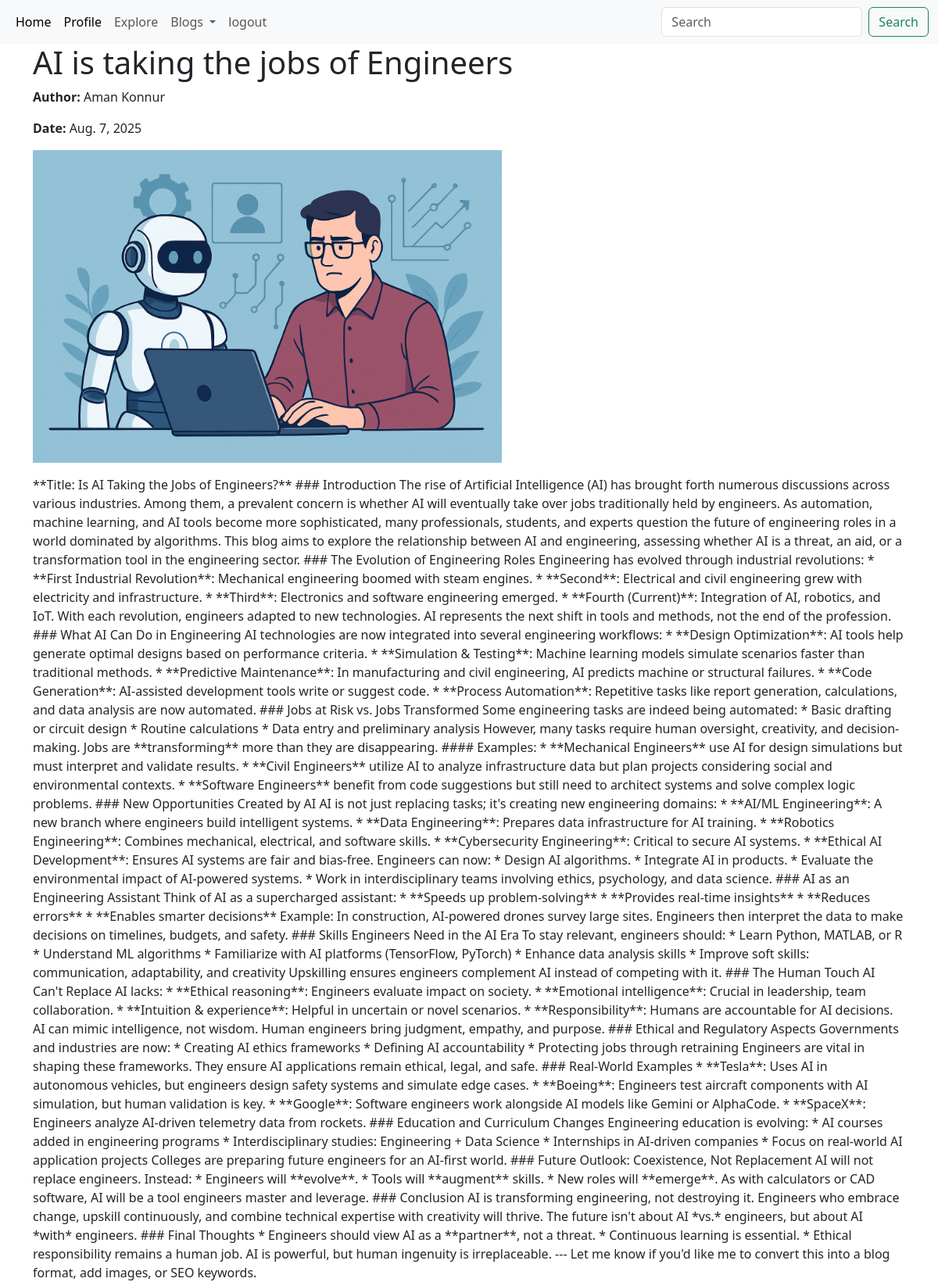
Page /blog/1/ on the committed database.
### blogapp/models.py (models this page shows, shortened)
class Post(models.Model):
    title = models.CharField(max_length=100)
    authour = models.CharField(max_length=100)
    date = models.DateField()
    description = models.TextField(max_length=1000)
    content = models.TextField()
    image = models.ImageField(upload_to='blog_photos/',null=True,blank=True)

### blogapp/views.py (the view)
# urls.py: path('blog/<int:id>/', views.blog_detail, name='blog_detail'),
def blog_detail(request, id):
    post = get_object_or_404(Post, id=id)
    return render(request, 'blogview.html', {'post': post})

### templates/blogview.html
{% extends 'base.html' %}
{% load static %}
{% block content %}
    <div class="container">
        <h1>{{ post.title }}</h1>
        <p><strong>Author:</strong> {{ post.authour }}</p>
        <p><strong>Date:</strong> {{ post.date }}</p>
        {% if post.image %}
            <img src="{{ post.image.url }}" alt="Image" class="img-fluid mb-3" height="400px" width="600px">
        {% endif %}
        <div class="content">
            {{ post.content|safe }}
        </div>
    </div>
{% endblock %}

### rows in the picture
Post: title "AI is taking the jobs of Engineers", authour "Aman Konnur", date "Aug. 7, 2025", image (picture), content "**Title: Is AI Taking the Jobs of Engineers?** ### Introduction The rise of Artificial Intelligence (AI) has brought forth numerous discussions across various industries. Among them, a prevalent concern is whether AI will eventually take over jobs traditionally held by engineers. As automation, machine learning, and AI tools become more sophisticated, many professionals, students, and experts question the future of engineering roles in a world dominated by algorithms. This blog aims to explore the relationship between AI and engineering, assessing whether AI is a threat, an aid, or a transformation tool in the engineering sector. ### The Evolution of Engineering Roles Engineering has…"
